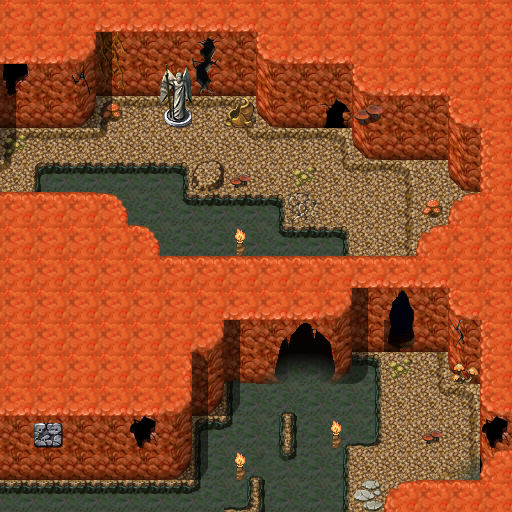

Rendered tile map (Tiled .tmx) drawn with the repository's tilesets; below, a short description and the map source with its tile grids summarised:
An orthogonal 16x16 tile map with 32x32 px tiles, 4 tile layers (Ground, Objects, Above, Top), 1 hidden layer not drawn, 15 tilesets and 5 objects (3x spawn, 2x mapchange).

<map version="1.0" orientation="orthogonal" width="16" height="16" tilewidth="32" tileheight="32">
    <tileset firstgid="1" name="map_16" tilewidth="32" tileheight="32">
        <image source="../drawable/map_16.png" />
    </tileset>
    <tileset firstgid="65" name="map_36" tilewidth="32" tileheight="32">
        <image source="../drawable/map_36.png" />
    </tileset>
    <tileset firstgid="129" name="map_19" tilewidth="32" tileheight="32">
        <image source="../drawable/map_19.png" />
    </tileset>
    <tileset firstgid="193" name="map_38" tilewidth="32" tileheight="32">
        <image source="../drawable/map_38.png" />
    </tileset>
    <tileset firstgid="257" name="map_18" tilewidth="32" tileheight="32">
        <image source="../drawable/map_18.png" />
    </tileset>
    <tileset firstgid="321" name="map_0" tilewidth="32" tileheight="32">
        <image source="../drawable/map_0.png" />
    </tileset>
    <tileset firstgid="385" name="map_39" tilewidth="32" tileheight="32">
        <image source="../drawable/map_39.png" />
    </tileset>
    <tileset firstgid="449" name="map_5" tilewidth="32" tileheight="32">
        <image source="../drawable/map_5.png" />
    </tileset>
    <tileset firstgid="513" name="map_3" tilewidth="32" tileheight="32">
        <image source="../drawable/map_3.png" />
    </tileset>
    <tileset firstgid="577" name="map_10" tilewidth="32" tileheight="32">
        <image source="../drawable/map_10.png" />
    </tileset>
    <tileset firstgid="641" name="map_9" tilewidth="32" tileheight="32">
        <image source="../drawable/map_9.png" />
    </tileset>
    <tileset firstgid="705" name="map_4" tilewidth="32" tileheight="32">
        <image source="../drawable/map_4.png" />
    </tileset>
    <tileset firstgid="769" name="map_2" tilewidth="32" tileheight="32">
        <image source="../drawable/map_2.png" />
    </tileset>
    <tileset firstgid="833" name="map_33" tilewidth="32" tileheight="32">
        <image source="../drawable/map_33.png" />
    </tileset>
    <tileset firstgid="897" name="map_1" tilewidth="32" tileheight="32">
        <image source="../drawable/map_1.png" />
    </tileset>
    <layer name="Ground" width="16" height="16">
        <data>[256 cells, 253 non-empty, 35 distinct tile ids]</data>
    </layer>
    <layer name="Objects" width="16" height="16">
        <data>[256 cells, 44 non-empty, 29 distinct tile ids]</data>
    </layer>
    <layer name="Above" width="16" height="16">
        <data>[256 cells, 31 non-empty, 12 distinct tile ids]</data>
    </layer>
    <layer name="Top" width="16" height="16">
        <data>[256 cells, 2 non-empty, 2 distinct tile ids]</data>
    </layer>
    <layer name="Walkable" width="16" height="16" visible="0">
        <data>[256 cells, 209 non-empty, 1 distinct tile ids]</data>
    </layer>
    <objectgroup name="Mapevents">
        <object name="south" type="mapchange" x="352" y="480" width="32" height="32">
            <properties>
                <property name="map" value="mushroom_m2_4" />
                <property name="place" value="north" />
            </properties>
        </object>
        <object name="west" type="mapchange" x="0" y="160" width="32" height="32">
            <properties>
                <property name="map" value="mushroom_m2_6" />
                <property name="place" value="east" />
            </properties>
        </object>
    </objectgroup>
    <objectgroup name="Spawn">
        <object name="dangerous_fungi_1" type="spawn" x="96" y="96" width="224" height="96">
            <properties>
                <property name="quantity" value="2" />
                <property name="spawngroup" value="dangerous_fungi" />
            </properties>
        </object>
        <object name="mid_fungi_1" type="spawn" x="384" y="352" width="96" height="96">
            <properties>
                <property name="quantity" value="2" />
                <property name="spawngroup" value="mid_fungi" />
            </properties>
        </object>
        <object name="weak_fungi_1" type="spawn" x="256" y="128" width="192" height="128">
            <properties>
                <property name="quantity" value="3" />
                <property name="spawngroup" value="weak_fungi" />
            </properties>
        </object>
    </objectgroup>
    <objectgroup name="Keys" />
</map>
